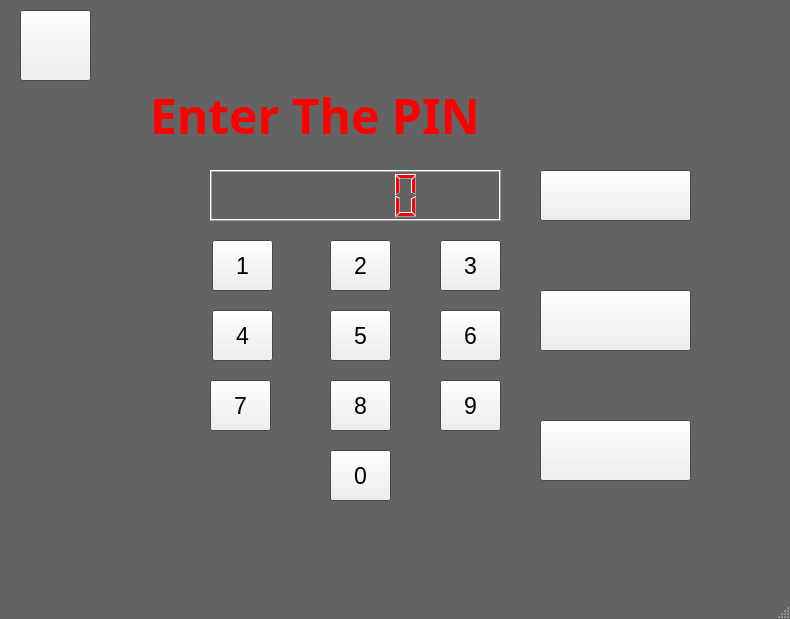
<?xml version="1.0" encoding="UTF-8"?>
<ui version="4.0">
 <class>PinWindow</class>
 <widget class="QMainWindow" name="PinWindow">
  <property name="enabled">
   <bool>true</bool>
  </property>
  <property name="geometry">
   <rect>
    <x>0</x>
    <y>0</y>
    <width>790</width>
    <height>619</height>
   </rect>
  </property>
  <property name="palette">
   <palette>
    <active>
     <colorrole role="WindowText">
      <brush brushstyle="SolidPattern">
       <color alpha="255">
        <red>0</red>
        <green>0</green>
        <blue>0</blue>
       </color>
      </brush>
     </colorrole>
     <colorrole role="Midlight">
      <brush brushstyle="SolidPattern">
       <color alpha="255">
        <red>255</red>
        <green>255</green>
        <blue>0</blue>
       </color>
      </brush>
     </colorrole>
     <colorrole role="Mid">
      <brush brushstyle="SolidPattern">
       <color alpha="255">
        <red>255</red>
        <green>85</green>
        <blue>0</blue>
       </color>
      </brush>
     </colorrole>
     <colorrole role="Base">
      <brush brushstyle="SolidPattern">
       <color alpha="255">
        <red>255</red>
        <green>255</green>
        <blue>255</blue>
       </color>
      </brush>
     </colorrole>
     <colorrole role="Window">
      <brush brushstyle="SolidPattern">
       <color alpha="255">
        <red>99</red>
        <green>99</green>
        <blue>99</blue>
       </color>
      </brush>
     </colorrole>
    </active>
    <inactive>
     <colorrole role="WindowText">
      <brush brushstyle="SolidPattern">
       <color alpha="255">
        <red>0</red>
        <green>0</green>
        <blue>0</blue>
       </color>
      </brush>
     </colorrole>
     <colorrole role="Midlight">
      <brush brushstyle="SolidPattern">
       <color alpha="255">
        <red>255</red>
        <green>255</green>
        <blue>0</blue>
       </color>
      </brush>
     </colorrole>
     <colorrole role="Mid">
      <brush brushstyle="SolidPattern">
       <color alpha="255">
        <red>255</red>
        <green>85</green>
        <blue>0</blue>
       </color>
      </brush>
     </colorrole>
     <colorrole role="Base">
      <brush brushstyle="SolidPattern">
       <color alpha="255">
        <red>255</red>
        <green>255</green>
        <blue>255</blue>
       </color>
      </brush>
     </colorrole>
     <colorrole role="Window">
      <brush brushstyle="SolidPattern">
       <color alpha="255">
        <red>99</red>
        <green>99</green>
        <blue>99</blue>
       </color>
      </brush>
     </colorrole>
    </inactive>
    <disabled>
     <colorrole role="WindowText">
      <brush brushstyle="SolidPattern">
       <color alpha="255">
        <red>159</red>
        <green>158</green>
        <blue>158</blue>
       </color>
      </brush>
     </colorrole>
     <colorrole role="Midlight">
      <brush brushstyle="SolidPattern">
       <color alpha="255">
        <red>255</red>
        <green>255</green>
        <blue>0</blue>
       </color>
      </brush>
     </colorrole>
     <colorrole role="Mid">
      <brush brushstyle="SolidPattern">
       <color alpha="255">
        <red>255</red>
        <green>85</green>
        <blue>0</blue>
       </color>
      </brush>
     </colorrole>
     <colorrole role="Base">
      <brush brushstyle="SolidPattern">
       <color alpha="255">
        <red>99</red>
        <green>99</green>
        <blue>99</blue>
       </color>
      </brush>
     </colorrole>
     <colorrole role="Window">
      <brush brushstyle="SolidPattern">
       <color alpha="255">
        <red>99</red>
        <green>99</green>
        <blue>99</blue>
       </color>
      </brush>
     </colorrole>
    </disabled>
   </palette>
  </property>
  <property name="cursor">
   <cursorShape>ClosedHandCursor</cursorShape>
  </property>
  <property name="windowTitle">
   <string>PinWindow</string>
  </property>
  <property name="layoutDirection">
   <enum>Qt::LeftToRight</enum>
  </property>
  <property name="autoFillBackground">
   <bool>true</bool>
  </property>
  <property name="iconSize">
   <size>
    <width>35</width>
    <height>35</height>
   </size>
  </property>
  <property name="documentMode">
   <bool>false</bool>
  </property>
  <widget class="QWidget" name="centralwidget">
   <property name="cursor">
    <cursorShape>OpenHandCursor</cursorShape>
   </property>
   <property name="autoFillBackground">
    <bool>true</bool>
   </property>
   <widget class="QPushButton" name="push1">
    <property name="geometry">
     <rect>
      <x>212</x>
      <y>240</y>
      <width>61</width>
      <height>51</height>
     </rect>
    </property>
    <property name="font">
     <font>
      <pointsize>17</pointsize>
     </font>
    </property>
    <property name="text">
     <string>1</string>
    </property>
   </widget>
   <widget class="QPushButton" name="push2">
    <property name="geometry">
     <rect>
      <x>330</x>
      <y>240</y>
      <width>61</width>
      <height>51</height>
     </rect>
    </property>
    <property name="font">
     <font>
      <pointsize>17</pointsize>
     </font>
    </property>
    <property name="text">
     <string>2</string>
    </property>
   </widget>
   <widget class="QPushButton" name="push3">
    <property name="geometry">
     <rect>
      <x>440</x>
      <y>240</y>
      <width>61</width>
      <height>51</height>
     </rect>
    </property>
    <property name="font">
     <font>
      <pointsize>17</pointsize>
     </font>
    </property>
    <property name="text">
     <string>3</string>
    </property>
   </widget>
   <widget class="QPushButton" name="push4">
    <property name="geometry">
     <rect>
      <x>212</x>
      <y>310</y>
      <width>61</width>
      <height>51</height>
     </rect>
    </property>
    <property name="font">
     <font>
      <pointsize>17</pointsize>
     </font>
    </property>
    <property name="text">
     <string>4</string>
    </property>
   </widget>
   <widget class="QPushButton" name="push5">
    <property name="geometry">
     <rect>
      <x>330</x>
      <y>310</y>
      <width>61</width>
      <height>51</height>
     </rect>
    </property>
    <property name="font">
     <font>
      <pointsize>17</pointsize>
     </font>
    </property>
    <property name="text">
     <string>5</string>
    </property>
   </widget>
   <widget class="QPushButton" name="push6">
    <property name="geometry">
     <rect>
      <x>440</x>
      <y>310</y>
      <width>61</width>
      <height>51</height>
     </rect>
    </property>
    <property name="font">
     <font>
      <pointsize>17</pointsize>
     </font>
    </property>
    <property name="text">
     <string>6</string>
    </property>
   </widget>
   <widget class="QPushButton" name="push7">
    <property name="geometry">
     <rect>
      <x>210</x>
      <y>380</y>
      <width>61</width>
      <height>51</height>
     </rect>
    </property>
    <property name="font">
     <font>
      <pointsize>17</pointsize>
     </font>
    </property>
    <property name="text">
     <string>7</string>
    </property>
   </widget>
   <widget class="QPushButton" name="push8">
    <property name="geometry">
     <rect>
      <x>330</x>
      <y>380</y>
      <width>61</width>
      <height>51</height>
     </rect>
    </property>
    <property name="font">
     <font>
      <pointsize>17</pointsize>
     </font>
    </property>
    <property name="text">
     <string>8</string>
    </property>
   </widget>
   <widget class="QPushButton" name="push9">
    <property name="geometry">
     <rect>
      <x>440</x>
      <y>380</y>
      <width>61</width>
      <height>51</height>
     </rect>
    </property>
    <property name="font">
     <font>
      <pointsize>17</pointsize>
     </font>
    </property>
    <property name="text">
     <string>9</string>
    </property>
   </widget>
   <widget class="QPushButton" name="push0">
    <property name="geometry">
     <rect>
      <x>330</x>
      <y>450</y>
      <width>61</width>
      <height>51</height>
     </rect>
    </property>
    <property name="font">
     <font>
      <pointsize>17</pointsize>
     </font>
    </property>
    <property name="text">
     <string>0</string>
    </property>
   </widget>
   <widget class="QPushButton" name="pushclear">
    <property name="geometry">
     <rect>
      <x>540</x>
      <y>290</y>
      <width>151</width>
      <height>61</height>
     </rect>
    </property>
    <property name="text">
     <string/>
    </property>
    <property name="icon">
     <iconset>
      <normaloff>image/final/clearfnl.jpg</normaloff>image/final/clearfnl.jpg</iconset>
    </property>
    <property name="iconSize">
     <size>
      <width>150</width>
      <height>90</height>
     </size>
    </property>
   </widget>
   <widget class="QPushButton" name="pushcancel">
    <property name="geometry">
     <rect>
      <x>540</x>
      <y>420</y>
      <width>151</width>
      <height>61</height>
     </rect>
    </property>
    <property name="palette">
     <palette>
      <active>
       <colorrole role="Midlight">
        <brush brushstyle="SolidPattern">
         <color alpha="255">
          <red>90</red>
          <green>90</green>
          <blue>90</blue>
         </color>
        </brush>
       </colorrole>
       <colorrole role="Mid">
        <brush brushstyle="SolidPattern">
         <color alpha="255">
          <red>111</red>
          <green>111</green>
          <blue>111</blue>
         </color>
        </brush>
       </colorrole>
       <colorrole role="Highlight">
        <brush brushstyle="SolidPattern">
         <color alpha="255">
          <red>163</red>
          <green>163</green>
          <blue>163</blue>
         </color>
        </brush>
       </colorrole>
      </active>
      <inactive>
       <colorrole role="Midlight">
        <brush brushstyle="SolidPattern">
         <color alpha="255">
          <red>90</red>
          <green>90</green>
          <blue>90</blue>
         </color>
        </brush>
       </colorrole>
       <colorrole role="Mid">
        <brush brushstyle="SolidPattern">
         <color alpha="255">
          <red>111</red>
          <green>111</green>
          <blue>111</blue>
         </color>
        </brush>
       </colorrole>
       <colorrole role="Highlight">
        <brush brushstyle="SolidPattern">
         <color alpha="255">
          <red>163</red>
          <green>163</green>
          <blue>163</blue>
         </color>
        </brush>
       </colorrole>
      </inactive>
      <disabled>
       <colorrole role="Midlight">
        <brush brushstyle="SolidPattern">
         <color alpha="255">
          <red>90</red>
          <green>90</green>
          <blue>90</blue>
         </color>
        </brush>
       </colorrole>
       <colorrole role="Mid">
        <brush brushstyle="SolidPattern">
         <color alpha="255">
          <red>111</red>
          <green>111</green>
          <blue>111</blue>
         </color>
        </brush>
       </colorrole>
       <colorrole role="Highlight">
        <brush brushstyle="SolidPattern">
         <color alpha="255">
          <red>240</red>
          <green>240</green>
          <blue>240</blue>
         </color>
        </brush>
       </colorrole>
      </disabled>
     </palette>
    </property>
    <property name="text">
     <string/>
    </property>
    <property name="icon">
     <iconset>
      <normaloff>image/final/Cancelfinl.jpg</normaloff>image/final/Cancelfinl.jpg</iconset>
    </property>
    <property name="iconSize">
     <size>
      <width>150</width>
      <height>80</height>
     </size>
    </property>
   </widget>
   <widget class="QLCDNumber" name="lcd">
    <property name="geometry">
     <rect>
      <x>210</x>
      <y>170</y>
      <width>291</width>
      <height>51</height>
     </rect>
    </property>
    <property name="palette">
     <palette>
      <active>
       <colorrole role="WindowText">
        <brush brushstyle="SolidPattern">
         <color alpha="255">
          <red>255</red>
          <green>0</green>
          <blue>0</blue>
         </color>
        </brush>
       </colorrole>
      </active>
      <inactive>
       <colorrole role="WindowText">
        <brush brushstyle="SolidPattern">
         <color alpha="255">
          <red>255</red>
          <green>0</green>
          <blue>0</blue>
         </color>
        </brush>
       </colorrole>
      </inactive>
      <disabled>
       <colorrole role="WindowText">
        <brush brushstyle="SolidPattern">
         <color alpha="255">
          <red>159</red>
          <green>158</green>
          <blue>158</blue>
         </color>
        </brush>
       </colorrole>
      </disabled>
     </palette>
    </property>
   </widget>
   <widget class="QPushButton" name="pushaccs">
    <property name="geometry">
     <rect>
      <x>540</x>
      <y>170</y>
      <width>151</width>
      <height>51</height>
     </rect>
    </property>
    <property name="text">
     <string/>
    </property>
    <property name="icon">
     <iconset>
      <normaloff>image/final/aces.jpg</normaloff>image/final/aces.jpg</iconset>
    </property>
    <property name="iconSize">
     <size>
      <width>150</width>
      <height>90</height>
     </size>
    </property>
   </widget>
   <widget class="QLabel" name="label">
    <property name="geometry">
     <rect>
      <x>150</x>
      <y>70</y>
      <width>391</width>
      <height>91</height>
     </rect>
    </property>
    <property name="palette">
     <palette>
      <active>
       <colorrole role="WindowText">
        <brush brushstyle="SolidPattern">
         <color alpha="255">
          <red>255</red>
          <green>0</green>
          <blue>0</blue>
         </color>
        </brush>
       </colorrole>
       <colorrole role="Midlight">
        <brush brushstyle="SolidPattern">
         <color alpha="255">
          <red>255</red>
          <green>255</green>
          <blue>255</blue>
         </color>
        </brush>
       </colorrole>
       <colorrole role="Text">
        <brush brushstyle="SolidPattern">
         <color alpha="255">
          <red>0</red>
          <green>0</green>
          <blue>255</blue>
         </color>
        </brush>
       </colorrole>
       <colorrole role="Base">
        <brush brushstyle="SolidPattern">
         <color alpha="255">
          <red>255</red>
          <green>255</green>
          <blue>255</blue>
         </color>
        </brush>
       </colorrole>
       <colorrole role="Window">
        <brush brushstyle="SolidPattern">
         <color alpha="255">
          <red>170</red>
          <green>170</green>
          <blue>255</blue>
         </color>
        </brush>
       </colorrole>
       <colorrole role="Link">
        <brush brushstyle="SolidPattern">
         <color alpha="255">
          <red>255</red>
          <green>255</green>
          <blue>255</blue>
         </color>
        </brush>
       </colorrole>
      </active>
      <inactive>
       <colorrole role="WindowText">
        <brush brushstyle="SolidPattern">
         <color alpha="255">
          <red>255</red>
          <green>0</green>
          <blue>0</blue>
         </color>
        </brush>
       </colorrole>
       <colorrole role="Midlight">
        <brush brushstyle="SolidPattern">
         <color alpha="255">
          <red>255</red>
          <green>255</green>
          <blue>255</blue>
         </color>
        </brush>
       </colorrole>
       <colorrole role="Text">
        <brush brushstyle="SolidPattern">
         <color alpha="255">
          <red>0</red>
          <green>0</green>
          <blue>255</blue>
         </color>
        </brush>
       </colorrole>
       <colorrole role="Base">
        <brush brushstyle="SolidPattern">
         <color alpha="255">
          <red>255</red>
          <green>255</green>
          <blue>255</blue>
         </color>
        </brush>
       </colorrole>
       <colorrole role="Window">
        <brush brushstyle="SolidPattern">
         <color alpha="255">
          <red>170</red>
          <green>170</green>
          <blue>255</blue>
         </color>
        </brush>
       </colorrole>
       <colorrole role="Link">
        <brush brushstyle="SolidPattern">
         <color alpha="255">
          <red>255</red>
          <green>255</green>
          <blue>255</blue>
         </color>
        </brush>
       </colorrole>
      </inactive>
      <disabled>
       <colorrole role="WindowText">
        <brush brushstyle="SolidPattern">
         <color alpha="255">
          <red>159</red>
          <green>158</green>
          <blue>158</blue>
         </color>
        </brush>
       </colorrole>
       <colorrole role="Midlight">
        <brush brushstyle="SolidPattern">
         <color alpha="255">
          <red>255</red>
          <green>255</green>
          <blue>255</blue>
         </color>
        </brush>
       </colorrole>
       <colorrole role="Text">
        <brush brushstyle="SolidPattern">
         <color alpha="255">
          <red>159</red>
          <green>158</green>
          <blue>158</blue>
         </color>
        </brush>
       </colorrole>
       <colorrole role="Base">
        <brush brushstyle="SolidPattern">
         <color alpha="255">
          <red>170</red>
          <green>170</green>
          <blue>255</blue>
         </color>
        </brush>
       </colorrole>
       <colorrole role="Window">
        <brush brushstyle="SolidPattern">
         <color alpha="255">
          <red>170</red>
          <green>170</green>
          <blue>255</blue>
         </color>
        </brush>
       </colorrole>
       <colorrole role="Link">
        <brush brushstyle="SolidPattern">
         <color alpha="255">
          <red>255</red>
          <green>255</green>
          <blue>255</blue>
         </color>
        </brush>
       </colorrole>
      </disabled>
     </palette>
    </property>
    <property name="font">
     <font>
      <family>Tlwg Typo</family>
      <pointsize>36</pointsize>
      <weight>75</weight>
      <bold>true</bold>
     </font>
    </property>
    <property name="autoFillBackground">
     <bool>false</bool>
    </property>
    <property name="text">
     <string>Enter The PIN</string>
    </property>
   </widget>
   <widget class="QPushButton" name="pushhome">
    <property name="geometry">
     <rect>
      <x>20</x>
      <y>10</y>
      <width>71</width>
      <height>71</height>
     </rect>
    </property>
    <property name="text">
     <string/>
    </property>
    <property name="icon">
     <iconset>
      <normaloff>image/home-icon.png</normaloff>image/home-icon.png</iconset>
    </property>
    <property name="iconSize">
     <size>
      <width>70</width>
      <height>70</height>
     </size>
    </property>
   </widget>
  </widget>
  <widget class="QMenuBar" name="menubar">
   <property name="geometry">
    <rect>
     <x>0</x>
     <y>0</y>
     <width>790</width>
     <height>25</height>
    </rect>
   </property>
  </widget>
  <widget class="QStatusBar" name="statusbar"/>
 </widget>
 <resources/>
 <connections/>
</ui>
